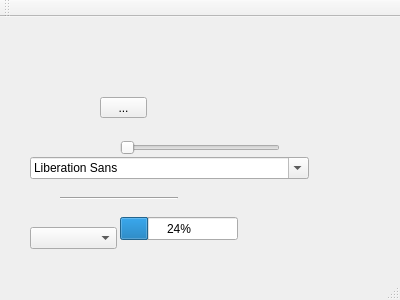
<?xml version="1.0" encoding="UTF-8"?>
<ui version="4.0">
 <class>MainWindow</class>
 <widget class="QMainWindow" name="MainWindow">
  <property name="geometry">
   <rect>
    <x>0</x>
    <y>0</y>
    <width>400</width>
    <height>300</height>
   </rect>
  </property>
  <property name="windowTitle">
   <string>MainWindow</string>
  </property>
  <widget class="QWidget" name="centralWidget">
   <widget class="QProgressBar" name="progressBar">
    <property name="geometry">
     <rect>
      <x>120</x>
      <y>200</y>
      <width>118</width>
      <height>23</height>
     </rect>
    </property>
    <property name="value">
     <number>24</number>
    </property>
   </widget>
   <widget class="Line" name="line">
    <property name="geometry">
     <rect>
      <x>60</x>
      <y>180</y>
      <width>118</width>
      <height>3</height>
     </rect>
    </property>
    <property name="orientation">
     <enum>Qt::Horizontal</enum>
    </property>
   </widget>
   <widget class="QSlider" name="horizontalSlider">
    <property name="geometry">
     <rect>
      <x>120</x>
      <y>120</y>
      <width>160</width>
      <height>22</height>
     </rect>
    </property>
    <property name="orientation">
     <enum>Qt::Horizontal</enum>
    </property>
   </widget>
   <widget class="QComboBox" name="comboBox">
    <property name="geometry">
     <rect>
      <x>30</x>
      <y>210</y>
      <width>87</width>
      <height>22</height>
     </rect>
    </property>
   </widget>
   <widget class="QFontComboBox" name="fontComboBox">
    <property name="geometry">
     <rect>
      <x>30</x>
      <y>140</y>
      <width>279</width>
      <height>22</height>
     </rect>
    </property>
   </widget>
   <widget class="QToolButton" name="toolButton">
    <property name="geometry">
     <rect>
      <x>100</x>
      <y>80</y>
      <width>47</width>
      <height>21</height>
     </rect>
    </property>
    <property name="text">
     <string>...</string>
    </property>
   </widget>
  </widget>
  <widget class="QMenuBar" name="menuBar">
   <property name="geometry">
    <rect>
     <x>0</x>
     <y>0</y>
     <width>400</width>
     <height>26</height>
    </rect>
   </property>
  </widget>
  <widget class="QToolBar" name="mainToolBar">
   <attribute name="toolBarArea">
    <enum>TopToolBarArea</enum>
   </attribute>
   <attribute name="toolBarBreak">
    <bool>false</bool>
   </attribute>
  </widget>
  <widget class="QStatusBar" name="statusBar"/>
 </widget>
 <layoutdefault spacing="6" margin="11"/>
 <resources/>
 <connections/>
</ui>
